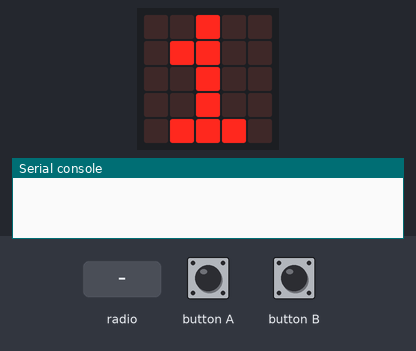
This program was run on a simulated BBC micro:bit (MakeCode). Parts: the board's 5×5 LED display, the last lines printed to the serial console. The test bench sets the inputs (shaded band). Random numbers come from a fixed seed; no radio messages arrive unless stated (any console line starting 'radio sent:' is added by the test bench).

Above: at 1.9 s.
2.0 s: button B pressed for 0.15 s
At 3.5 s:
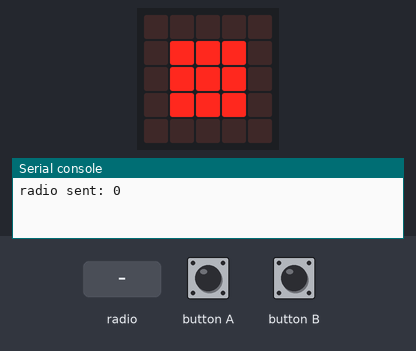
3.8 s: radio message "1" arrives
At 4.4 s:
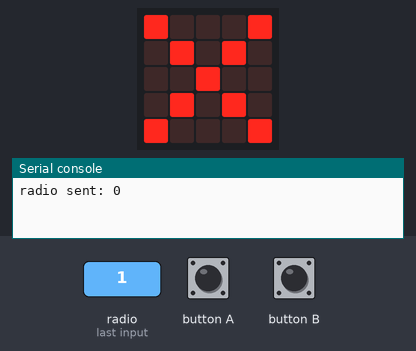
5.5 s: button A pressed for 0.15 s
At 6.3 s:
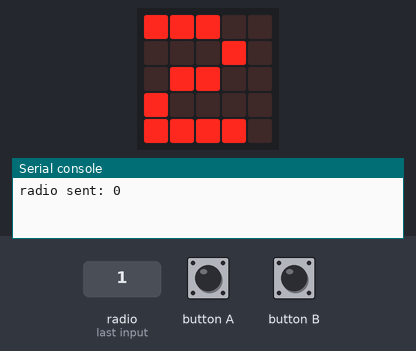
7.1 s: button A pressed for 0.15 s
At 7.5 s:
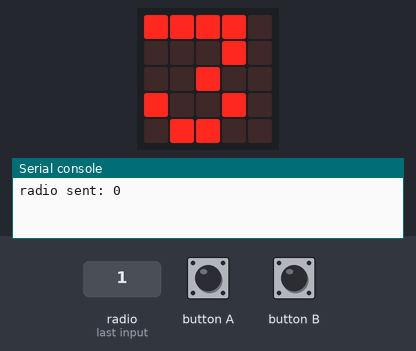
8.7 s: radio message "0" arrives
At 9.4 s:
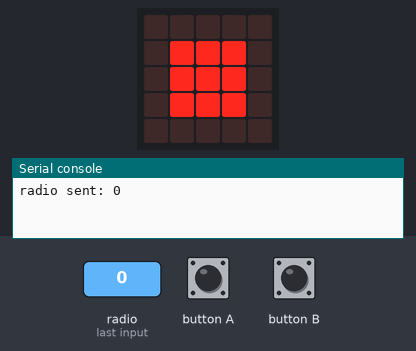
10.4 s: radio message "5" arrives
At 11.8 s:
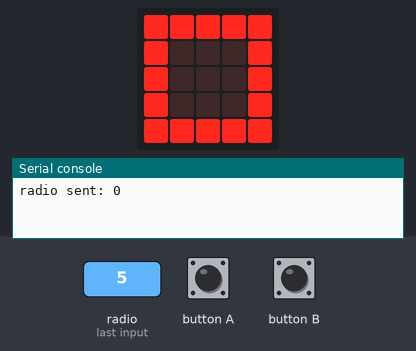
Timing chart, 0 to 13.1 s (numbered marks = the images above; inputs shaded):
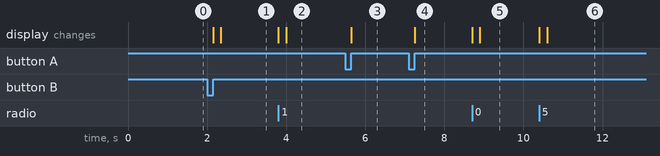

Measured:
- after the input at 2.0 s, the display: first changes after 0.15 s (image 1 shows a later state)
- after the input at 3.8 s, the display: first changes at once (image 2 shows a later state)
- after the input at 5.5 s, the display: changes after 0.15 s (image 3)
- after the input at 7.1 s, the display: changes after 0.15 s (image 4)
- after the input at 8.7 s, the display: first changes at once (image 5 shows a later state)
- after the input at 10.4 s, the display: first changes at once (image 6 shows a later state)

The program:

main.ts
```typescript
radio.onReceivedNumber(function (receivedNumber) {
    basic.clearScreen()
    basic.pause(200)
    グーチョキパー = randint(0, 2)
    if (グーチョキパー == 0) {
        basic.showLeds(`
            . . . . .
            . # # # .
            . # # # .
            . # # # .
            . . . . .
            `)
    } else if (グーチョキパー == 1) {
        basic.showLeds(`
            # # # # #
            # . . . #
            # . . . #
            # . . . #
            # # # # #
            `)
    } else {
        basic.showLeds(`
            # . . . #
            . # . # .
            . . # . .
            . # . # .
            # . . . #
            `)
    }
})
input.onButtonPressed(Button.A, function () {
    グループ += 1
    if (グループ > 9) {
        グループ = 1
    }
    radio.setGroup(グループ)
    basic.showString("" + (グループ))
})
input.onButtonPressed(Button.B, function () {
    basic.clearScreen()
    basic.pause(200)
    グーチョキパー = randint(0, 2)
    if (グーチョキパー == 0) {
        basic.showLeds(`
            . . . . .
            . # # # .
            . # # # .
            . # # # .
            . . . . .
            `)
    } else if (グーチョキパー == 1) {
        basic.showLeds(`
            # # # # #
            # . . . #
            # . . . #
            # . . . #
            # # # # #
            `)
    } else {
        basic.showLeds(`
            # . . . #
            . # . # .
            . . # . .
            . # . # .
            # . . . #
            `)
    }
    radio.sendNumber(グーチョキパー)
})
let グーチョキパー = 0
let グループ = 0
グループ = 1
radio.setGroup(グループ)
basic.showString("" + (グループ))
```

test.ts
```typescript
// テストはここに来ます。このパッケージが拡張機能として使用されるときにはコンパイルされません。
```
